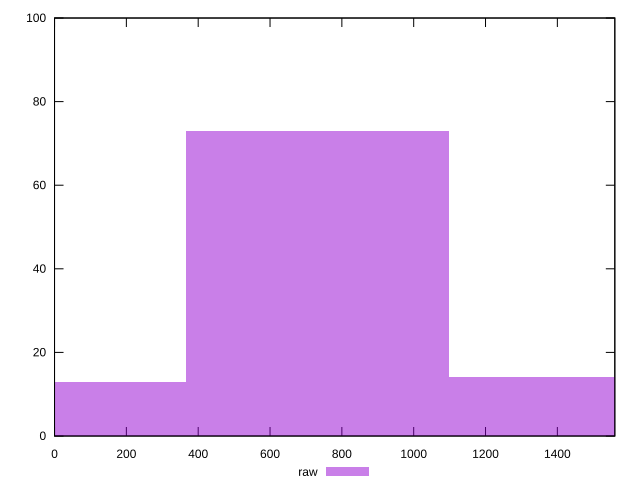

This chart was generated by the following gnuplot code:
reset

$raw <<EOF
732.659333340127 73
1465.318666680254 14
0 13
EOF

set key outside below
set boxwidth 732.659333340127
set xrange [0:1560]
set yrange [0:100]
set trange [0:100]
set style fill transparent solid 0.5 noborder
set terminal svg size 640, 490 enhanced background rgb 'white'
set output "report/report_00029_2021-02-24T13-36-40.390Z/uses-http2/samples/agenda/raw/histogram.svg"

plot $raw title "raw" with boxes

reset
